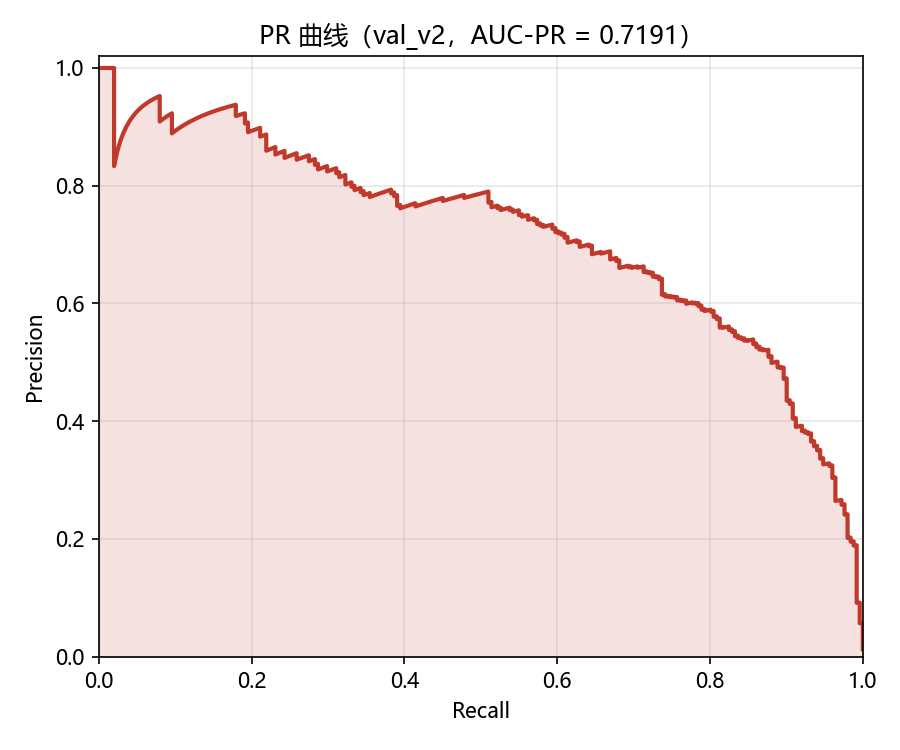

Recreate this plot in Python.
# -*- coding: utf-8 -*-
# 本脚本用于 PR 曲线：最终模型在 val_v2 上输出概率，计算 AUC-PR 并保存 pr_curve.png。
import json
import os
import sys

import numpy as np
import pandas as pd
import torch
from sklearn.metrics import average_precision_score, precision_recall_curve
from transformers import (DistilBertForSequenceClassification,
                          DistilBertTokenizer)

sys.stdout.reconfigure(encoding="utf-8", errors="replace")

import matplotlib

matplotlib.use("Agg")
import matplotlib.pyplot as plt

HERE = os.path.dirname(os.path.abspath(__file__))
MODEL_DIR = os.path.join(HERE, "sound_model")
VAL_CSV = os.path.join(HERE, "val_v2.csv")
OUT_PNG = os.path.join(HERE, "pr_curve.png")

with open(os.path.join(MODEL_DIR, "threshold.json"), encoding="utf-8") as f:
    THR = float(json.load(f)["threshold"])


def main() -> None:
    device = torch.device("cpu")  # 让出 GPU 给学习曲线任务
    tok = DistilBertTokenizer.from_pretrained(MODEL_DIR)
    model = DistilBertForSequenceClassification.from_pretrained(MODEL_DIR)
    model.eval()

    va = pd.read_csv(VAL_CSV, encoding="utf-8")
    X_va = va["text"].astype(str).tolist()
    y_va = np.asarray(va["sound_negative"].astype(int))

    probs = []
    with torch.no_grad():
        for b in range(0, len(X_va), 64):
            enc = tok(X_va[b:b + 64], padding=True, truncation=True,
                      max_length=128, return_tensors="pt")
            probs.append(torch.softmax(model(**enc).logits, -1)
                         [:, 1].numpy())
    probs = np.concatenate(probs)
    auc = float(average_precision_score(y_va, probs))
    precision, recall, _ = precision_recall_curve(y_va, probs)

    plt.rcParams["font.sans-serif"] = ["Microsoft YaHei", "SimHei"]
    plt.rcParams["axes.unicode_minus"] = False
    fig, ax = plt.subplots(figsize=(6, 5))
    ax.plot(recall, precision, color="#c0392b", linewidth=2)
    ax.fill_between(recall, precision, alpha=0.15, color="#c0392b")
    ax.set_xlabel("Recall")
    ax.set_ylabel("Precision")
    ax.set_title(f"PR 曲线（val_v2，AUC-PR = {auc:.4f}）")
    ax.set_xlim(0, 1)
    ax.set_ylim(0, 1.02)
    ax.grid(alpha=0.3)
    fig.tight_layout()
    plt.savefig(OUT_PNG, dpi=150)
    print(f"AUC-PR = {auc:.4f}")
    print(f"保存 -> {OUT_PNG}")


if __name__ == "__main__":
    main()
